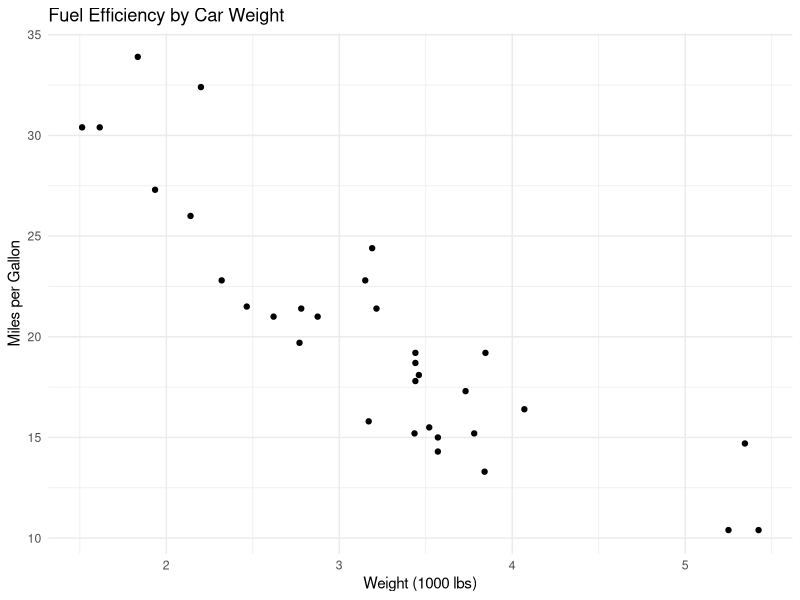

The R script that drew this image:
## ---- chunk 1
#| label: graph-cars
#| echo: false

library(ggplot2)
data(mtcars)
ggplot(mtcars, aes(x = wt, y = mpg)) +
  geom_point() +
  labs(title = "Fuel Efficiency by Car Weight",
       x = "Weight (1000 lbs)",
       y = "Miles per Gallon") +
  theme_minimal()
